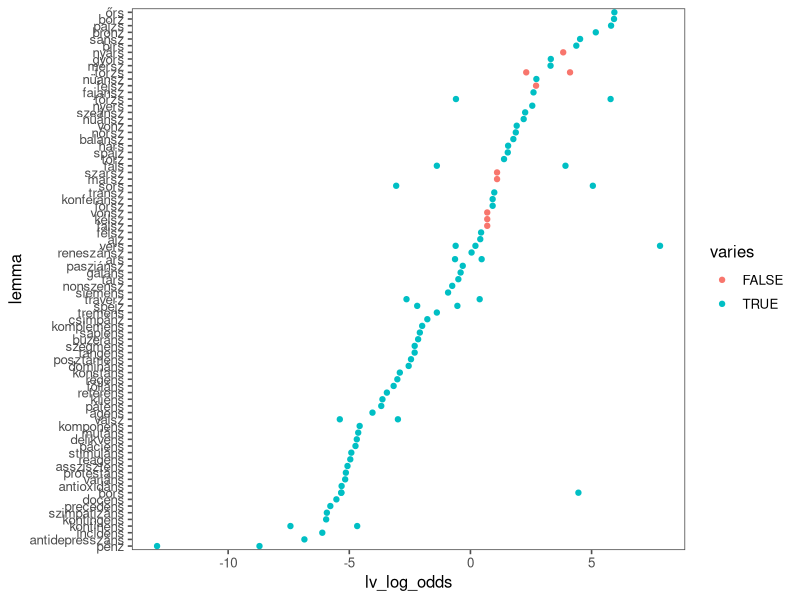

The R script that drew this image:
# -- head -- #

setwd('~/Github/RaczRebrus2025/')
library(tidyverse)
library(ggthemes)

# -- read -- #

l = read_tsv('dat/long.tsv')
w = read_tsv('dat/wide.tsv')

# -- viz -- #

w |> 
  filter(!compound) |> 
  mutate(
    lemma = fct_reorder(lemma, lv_log_odds),
    varies = lv_freq > 0 & nlv_freq > 0
    ) |> 
  ggplot(aes(lv_log_odds,lemma,colour = varies)) +
  geom_point() +
  theme_few()
